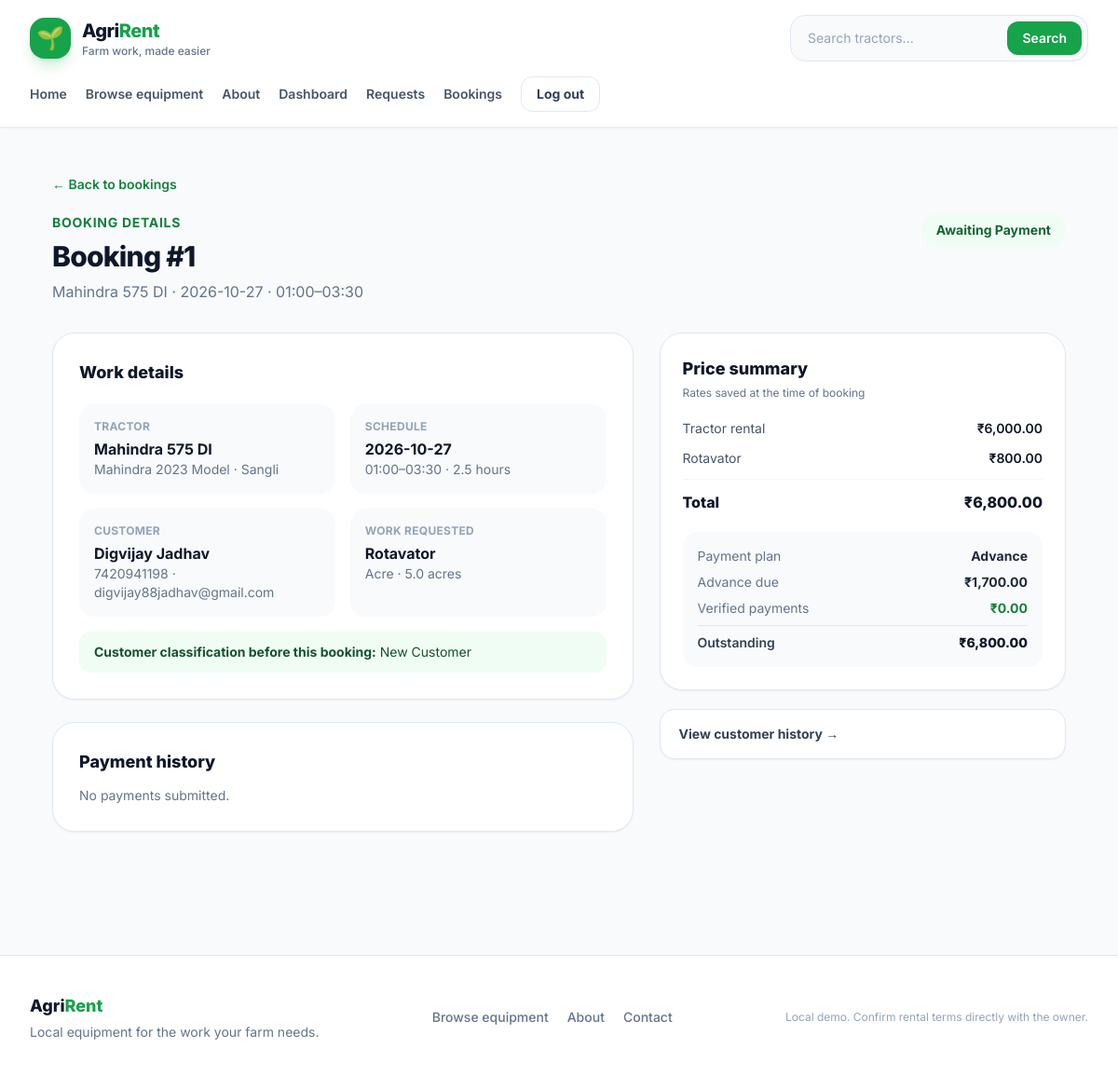
The page /owner/bookings/1 (signed in) on the database its author committed.
### tables this page shows
CREATE TABLE bookings (
    id INTEGER PRIMARY KEY AUTOINCREMENT,
    customer_id INTEGER NOT NULL REFERENCES users(id),
    listing_id INTEGER NOT NULL REFERENCES tractor_listings(id),
    work_date TEXT NOT NULL,
    start_time TEXT NOT NULL,
    end_time TEXT NOT NULL,
    rental_mode TEXT NOT NULL CHECK (rental_mode IN ('hourly', 'acre', 'combined')),
    hours REAL NOT NULL CHECK (hours > 0),
    acres REAL NOT NULL DEFAULT 0 CHECK (acres >= 0),
    service TEXT NOT NULL DEFAULT '',
    notes TEXT NOT NULL DEFAULT '',
    payment_plan TEXT NOT NULL CHECK (payment_plan IN ('advance', 'full_advance', 'after_work')),
    advance_percent REAL NOT NULL,
    hourly_rate REAL NOT NULL,
    acre_rate REAL NOT NULL,
    equipment_total_cents INTEGER NOT NULL,
    total_cents INTEGER NOT NULL,
    advance_cents INTEGER NOT NULL,
    status TEXT NOT NULL DEFAULT 'requested'
        CHECK (status IN ('requested', 'awaiting_payment', 'confirmed', 'rejected', 'in_progress', 'completed')),
    created_at TEXT NOT NULL DEFAULT CURRENT_TIMESTAMP
);

CREATE TABLE tractor_listings (
    id INTEGER PRIMARY KEY AUTOINCREMENT,
    owner_id INTEGER NOT NULL REFERENCES users(id),
    name TEXT NOT NULL,
    brand TEXT NOT NULL,
    model TEXT NOT NULL,
    location TEXT NOT NULL,
    phone TEXT NOT NULL,
    photo_url TEXT NOT NULL DEFAULT '',
    services TEXT NOT NULL DEFAULT '',
    hourly_rate REAL NOT NULL DEFAULT 0 CHECK (hourly_rate >= 0),
    acre_rate REAL NOT NULL DEFAULT 0 CHECK (acre_rate >= 0),
    active INTEGER NOT NULL DEFAULT 1,
    created_at TEXT NOT NULL DEFAULT CURRENT_TIMESTAMP
);

CREATE TABLE users (
    id INTEGER PRIMARY KEY AUTOINCREMENT,
    customer_code TEXT UNIQUE,
    name TEXT NOT NULL,
    email TEXT NOT NULL UNIQUE COLLATE NOCASE,
    phone TEXT NOT NULL,
    password_hash TEXT NOT NULL,
    role TEXT NOT NULL CHECK (role IN ('owner', 'customer')),
    created_at TEXT NOT NULL DEFAULT CURRENT_TIMESTAMP
);

CREATE TABLE booking_equipment (
    booking_id INTEGER NOT NULL REFERENCES bookings(id),
    equipment_id INTEGER REFERENCES equipment(id) ON DELETE SET NULL,
    equipment_name TEXT NOT NULL,
    charge REAL NOT NULL,
    PRIMARY KEY (booking_id, equipment_name)
);

### app.py (the view)
@app.route("/owner/bookings/<int:booking_id>")
@role_required("owner")
def owner_booking(booking_id):
    booking = booking_for_owner(booking_id, session["user_id"])
    if booking is None:
        abort(404)
    customer_type = customer_classification(
        session["user_id"], booking["customer_id"], exclude_booking_id=booking_id
    )
    return render_booking(booking, is_owner=True, customer_type=customer_type)

### app.py (called while the page is built)
def csrf_token():
    if "_csrf_token" not in session:
        session["_csrf_token"] = secrets.token_urlsafe(32)
    return session["_csrf_token"]

@app.before_request
def check_csrf():
    if request.path.startswith("/api/"):
        return
    if request.method == "POST":
        submitted = request.form.get("_csrf_token", "")
        expected = session.get("_csrf_token", "")
        if not submitted or not expected or not secrets.compare_digest(submitted, expected):
            abort(400, description="The form security token is missing or expired. Please go back and try again.")

def login_required(view):
    @wraps(view)
    def wrapped(*args, **kwargs):
        if "user_id" not in session:
            flash("Please log in to continue.", "error")
            return redirect(url_for("login", next=request.path))
        return view(*args, **kwargs)
    return wrapped

def role_required(role):
    def decorate(view):
        @wraps(view)
        @login_required
        def wrapped(*args, **kwargs):
            if session.get("role") != role:
                abort(403)
            return view(*args, **kwargs)
        return wrapped
    return decorate

def current_user():
    if "user_id" not in session:
        return None
    return get_db().execute(
        "SELECT id, customer_code, name, email, phone, role FROM users WHERE id = ?",
        (session["user_id"],),
    ).fetchone()

@app.context_processor
def inject_user():
    return {
        "current_user": current_user(),
        "today": date.today().isoformat(),
        "advance_percent": app.config["ADVANCE_PERCENT"],
    }

def format_rupees(amount_cents):
    return f"₹{amount_cents / 100:,.2f}"

def booking_for_owner(booking_id, owner_id):
    return get_db().execute(
        """SELECT b.*, l.name AS tractor_name, l.brand, l.model, l.location,
                  l.owner_id, u.name AS customer_name, u.phone AS customer_phone,
                  u.email AS customer_email, u.customer_code
           FROM bookings b JOIN tractor_listings l ON l.id = b.listing_id
           JOIN users u ON u.id = b.customer_id
           WHERE b.id = ? AND l.owner_id = ?""",
        (booking_id, owner_id),
    ).fetchone()

def verified_paid_cents(booking_id):
    row = get_db().execute(
        "SELECT COALESCE(SUM(amount_cents), 0) AS paid FROM payments WHERE booking_id = ? AND status = 'verified'",
        (booking_id,),
    ).fetchone()
    return row["paid"]

### templates/booking_details.html (shortened to what this page needs)
{% extends "base.html" %}
{% block content %}
<section class="mx-auto max-w-6xl px-4 py-12 sm:px-6 lg:px-8">
    <a class="text-sm font-semibold text-green-700 hover:text-green-800" href="{% if is_owner %}{{ url_for('booking_history') }}{% else %}{{ url_for('customer_dashboard') }}{% endif %}">← Back to bookings</a>
    <div class="mt-5 flex flex-wrap items-start justify-between gap-4">
        <div><p class="text-sm font-bold uppercase tracking-wider text-green-700">Booking details</p><h1 class="mt-2 text-3xl font-extrabold tracking-tight text-slate-900">Booking #{{ booking.id }}</h1><p class="mt-2 text-slate-500">{{ booking.tractor_name }} · {{ booking.work_date }} · {{ booking.start_time }}–{{ booking.end_time }}</p></div>
        <span class="rounded-full bg-green-50 px-4 py-2 text-sm font-bold text-green-800">{{ booking.status.replace('_', ' ')|title }}</span>
    </div>
    <div class="mt-8 grid gap-7 lg:grid-cols-[1fr_0.7fr]">
        <div class="space-y-6">
            <section class="rounded-3xl border border-slate-200 bg-white p-6 shadow-sm sm:p-7">
                <h2 class="text-lg font-extrabold text-slate-900">Work details</h2>
                <div class="mt-5 grid gap-4 sm:grid-cols-2">
                    <div class="rounded-2xl bg-slate-50 p-4"><p class="text-xs font-bold uppercase tracking-wide text-slate-400">Tractor</p><p class="mt-1 font-bold text-slate-900">{{ booking.tractor_name }}</p><p class="text-sm text-slate-500">{{ booking.brand }} {{ booking.model }} · {{ booking.location }}</p></div>
                    <div class="rounded-2xl bg-slate-50 p-4"><p class="text-xs font-bold uppercase tracking-wide text-slate-400">Schedule</p><p class="mt-1 font-bold text-slate-900">{{ booking.work_date }}</p><p class="text-sm text-slate-500">{{ booking.start_time }}–{{ booking.end_time }} · {{ booking.hours }} hours</p></div>
                    <div class="rounded-2xl bg-slate-50 p-4"><p class="text-xs font-bold uppercase tracking-wide text-slate-400">{% if is_owner %}Customer{% else %}Owner contact{% endif %}</p><p class="mt-1 font-bold text-slate-900">{{ booking.customer_name if is_owner else booking.owner_name }}</p>
                        {% if is_owner %}<p class="text-sm text-slate-500">{{ booking.customer_phone }} · {{ booking.customer_email }}</p>{% else %}<p class="text-sm text-slate-500">{{ booking.owner_phone }}</p>{% endif %}
                    </div>
                    <div class="rounded-2xl bg-slate-50 p-4"><p class="text-xs font-bold uppercase tracking-wide text-slate-400">Work requested</p><p class="mt-1 font-bold text-slate-900">{{ booking.service or "General agricultural work" }}</p><p class="text-sm text-slate-500">{{ booking.rental_mode|title }} · {{ booking.acres }} acres</p></div>
                </div>
                {% if is_owner %}<p class="mt-4 rounded-xl bg-green-50 px-4 py-3 text-sm text-green-900"><strong>Customer classification before this booking:</strong> {{ customer_type }}</p>{% endif %}
            </section>
            <section class="rounded-3xl border border-slate-200 bg-white p-6 shadow-sm sm:p-7">
                <h2 class="text-lg font-extrabold text-slate-900">Payment history</h2>
                {% if payments %}
                    <div class="mt-4 overflow-x-auto"><table class="min-w-full divide-y divide-slate-200 text-left text-sm">
                        <thead class="bg-slate-50 text-xs uppercase tracking-wide text-slate-500"><tr><th class="px-4 py-3 font-bold">Date</th><th class="px-4 py-3 font-bold">Amount</th><th class="px-4 py-3 font-bold">Method / reference</th><th class="px-4 py-3 font-bold">Status</th>{% if is_owner %}<th class="px-4 py-3 font-bold">Review</th>{% endif %}</tr></thead>
                        <tbody class="divide-y divide-slate-100">{% for item in payments %}
                            <tr><td class="whitespace-nowrap px-4 py-4 text-slate-600">{{ item.created_at }}</td><td class="whitespace-nowrap px-4 py-4 font-bold text-slate-900">{{ item.amount_cents|rupees }}</td><td class="px-4 py-4 text-slate-600">{{ item.method.replace('_', ' ')|title }}<span class="block text-xs text-slate-400">{{ item.transaction_ref or "No reference" }}</span></td><td class="px-4 py-4"><span class="rounded-full bg-slate-100 px-3 py-1 text-xs font-bold text-slate-700">{{ item.status|title }}</span></td>
                            {% if is_owner %}<td class="px-4 py-4">{% if item.status == 'pending' %}<form method="post" action="{{ url_for('verify_payment', payment_id=item.id) }}" class="flex flex-wrap gap-2"><input type="hidden" name="_csrf_token" value="{{ csrf_token() }}"><button name="action" value="verify" type="submit" class="rounded-lg bg-green-600 px-3 py-2 text-xs font-bold text-white hover:bg-green-700">Verify</button><button name="action" value="reject" type="submit" class="rounded-lg border border-red-200 px-3 py-2 text-xs font-bold text-red-700 hover:bg-red-50">Reject</button></form>{% else %}<span class="text-xs text-slate-400">Reviewed</span>{% endif %}</td>{% endif %}
                            </tr>
                        {% endfor %}</tbody>
                    </table></div>
                {% else %}<p class="mt-3 text-sm text-slate-500">No payments submitted.</p>{% endif %}
            </section>
        </div>
        <aside class="space-y-5">
            <section class="rounded-3xl border border-slate-200 bg-white p-6 shadow-sm">
                <h2 class="text-lg font-extrabold text-slate-900">Price summary</h2>
                <p class="mt-1 text-xs text-slate-500">Rates saved at the time of booking</p>
                <div class="mt-5 space-y-3 text-sm">
                    <p class="flex justify-between gap-3 text-slate-600"><span>Tractor rental</span><span class="font-semibold text-slate-900">{{ (booking.total_cents - booking.equipment_total_cents)|rupees }}</span></p>
                    {% for item in equipment %}<p class="flex justify-between gap-3 text-slate-600"><span>{{ item.equipment_name }}</span><span class="font-semibold text-slate-900">₹{{ "%.2f"|format(item.charge) }}</span></p>{% endfor %}
                    <p class="flex justify-between gap-3 border-t border-slate-100 pt-3 text-base font-extrabold text-slate-900"><span>Total</span><span>{{ booking.total_cents|rupees }}</span></p>
                </div>
                <div class="mt-5 rounded-2xl bg-slate-50 p-4 text-sm">
                    <p class="flex justify-between gap-3"><span class="text-slate-500">Payment plan</span><span class="font-bold text-slate-800">{{ booking.payment_plan.replace('_', ' ')|title }}</span></p>
                    {% if booking.payment_plan != 'after_work' %}<p class="mt-2 flex justify-between gap-3"><span class="text-slate-500">Advance due</span><span class="font-bold text-slate-800">{{ required_cents|rupees }}</span></p>{% endif %}
                    <p class="mt-2 flex justify-between gap-3"><span class="text-slate-500">Verified payments</span><span class="font-bold text-green-700">{{ paid_cents|rupees }}</span></p>
                    <p class="mt-2 flex justify-between gap-3 border-t border-slate-200 pt-2"><span class="font-semibold text-slate-700">Outstanding</span><span class="font-extrabold text-slate-900">{{ balance_cents|rupees }}</span></p>
                </div>
            </section>
            <a href="{% if is_owner %}{{ url_for('customer_details', customer_id=booking.customer_id) }}{% else %}{{ url_for('customer_history') }}{% endif %}" class="block rounded-2xl border border-slate-200 bg-white px-5 py-4 text-sm font-bold text-slate-700 shadow-sm hover:border-green-300 hover:text-green-700">{% if is_owner %}View customer history →{% else %}View all my bookings →{% endif %}</a>
        </aside>
    </div>
</section>
{% endblock %}

### rows shown on the page
bookings: id "1", work_date "2026-10-27", start_time "01:00", end_time "03:30", status.replace "Awaiting Payment", hours "2.5", service "Rotavator", rental_mode "Acre", acres "5.0", (booking.total_cents-booking.equipment_total_cents)|rupees "₹6,000.00", total_cents "₹6,800.00", payment_plan.replace "Advance", advance_cents "₹1,700.00"
tractor_listings: tractor_name "Mahindra 575 DI", brand "Mahindra", model "2023 Model", location "Sangli"
users: name "Digvijay Jadhav", customer_phone "7420941198", customer_email "digvijay88jadhav@gmail.com"
booking_equipment: equipment_name "Rotavator", charge "800.00"

### other values the page prints
{{ customer_type }} "New Customer"
{{ paid_cents|rupees }} "₹0.00"
{{ balance_cents|rupees }} "₹6,800.00"
